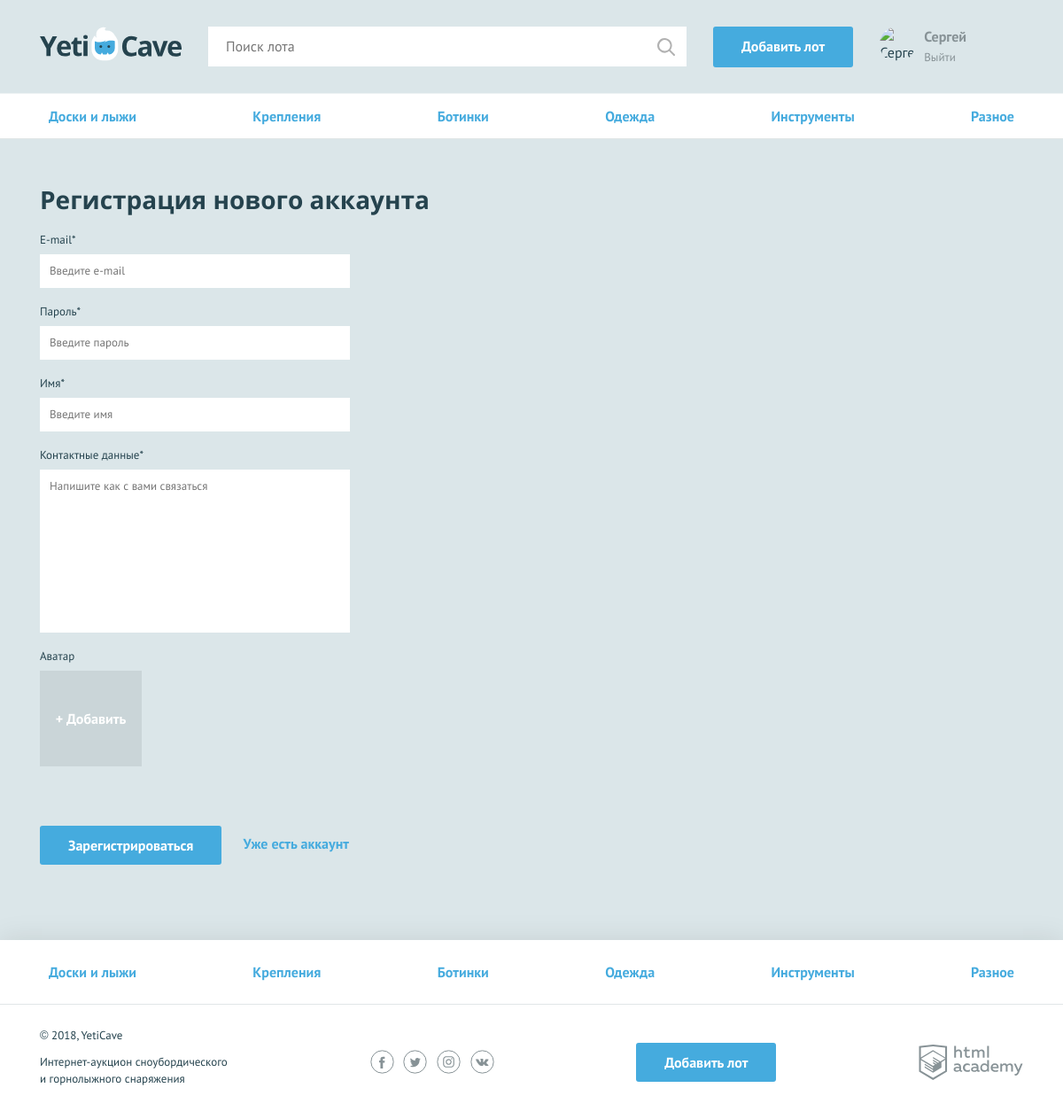
Page /reg.php (signed in) on the committed database.
### tables this page shows
CREATE TABLE categories (
  id INT AUTO_INCREMENT PRIMARY KEY,
  category_name CHAR(64),
  class_name CHAR(64)
);

### functions.php (called while the page is built, shortened)
<?php
    $categories_sql = 'SELECT id, category_name, class_name FROM categories';
    function include_template($name, $data) {
        $name = 'templates/' . $name;
        extract($data);
        require $name;
        $result = ob_get_clean();
        return $result;
    }
    function get_link_db($link, $sql) {
        if (!$link) {
            $error = mysqli_connect_error();
            show_error($content, $error);
        } else {
            $result = mysqli_query($link, $sql);
            if (!$result) {
                $error = mysqli_error($link);
                show_error($content, $error);
            } else {
                return $result;
            }
        }
    }
    function get_data_db($link, $sql, $flag) {
        $link_result = get_link_db($link, $sql);
        if ($link_result) {
            if ($flag == 'list') {
                return $list = mysqli_fetch_all($link_result, MYSQLI_ASSOC);
            }
        }
    }

### templates/layout.php (the view, shortened to what this page needs)
<!DOCTYPE html>
<html lang="ru">
<head>
    <link href="css/normalize.min.css" rel="stylesheet">
    <link href="css/style.css" rel="stylesheet">
</head>
<body>
<div class="page-wrapper">
    <header class="main-header">
        <div class="main-header__container container">
            <a class="main-header__logo">
                <img src="img/logo.svg" width="160" height="39" alt="Логотип компании YetiCave">
            </a>
            <form class="main-header__search" method="get" action="search.php">
                <input type="search" name="search" placeholder="Поиск лота">
                <input class="main-header__search-btn" type="submit" name="find" value="Найти">
            </form>
            <?php if (isset($_SESSION['user'])): ?>
            <a class="main-header__add-lot button" href="add.php">Добавить лот</a>
            <?php endif;?>
            <nav class="user-menu">
                <?php if (isset($_SESSION['user'])): ?>
                        <div class="user-menu__image">
                            <img src="img/<?=$_SESSION['user']['avatar']; ?>" width="40" height="40" alt="<?=strip_tags($_SESSION['user']['user_name']); ?>">
                        </div>
                        <div class="user-menu__logged">
                            <p><?=strip_tags($_SESSION['user']['user_name']); ?></p>
                            <a href="logout.php">Выйти</a>
                        </div>
                    <?php endif;?>
            </nav>
        </div>
    </header>
    <main class="<?php echo ($_SERVER['REQUEST_URI'] == '/') ? 'container' : '' ?>"><?=$content; ?></main>
</div>
<footer class="main-footer">
    <nav class="nav">
        <ul class="nav__list container">
            <?php foreach ($categories_list as $key): ?>
                <li class="nav__item">
                    <a href="all-lots.php?category=<?=$key['id']; ?>"><?=$key['category_name']; ?></a>
                </li>
            <?php endforeach; ?>
        </ul>
    </nav>
    <div class="main-footer__bottom container">
        <div class="main-footer__copyright">
            <p>© 2018, YetiCave</p>
            <p>Интернет-аукцион сноубордического и горнолыжного снаряжения</p>
        </div>
        <div class="main-footer__social social">
            <a class="social__link social__link--facebook" href="#">
            </a>
            <a class="social__link social__link--twitter" href="#">
            </a>
            <a class="social__link social__link--instagram" href="#">
            </a>
            <a class="social__link social__link--vkontakte" href="#">
            </a>
        </div>
        <?php if (isset($_SESSION['user'])): ?>
        <a class="main-footer__add-lot button" href="add.php">Добавить лот</a>
        <?php endif; ?>
        <div class="main-footer__developed-by">
            <a class="logo-academy" href="https://htmlacademy.ru/intensive/php">
            </a>
        </div>
    </div>
</footer>
</body>
</html>

### templates/top-nav.php
<nav class="nav">
    <ul class="nav__list container">
        <?php foreach ($categories_list as $key): ?>
            <li class="nav__item">
                <a href="all-lots.php?category=<?=$key['id']; ?>"><?= $key['category_name']; ?></a>
            </li>
        <?php endforeach; ?>
    </ul>
</nav>

### css/style.css (style rules this page uses)
html, body { height: 100%; }
.page-wrapper { display: flex; flex-direction: column; min-height: 100%; margin-bottom: -202px; }
.page-wrapper::after { content: ""; display: block; }
.page-wrapper::after { height: 85px; }
main { margin-bottom: 202px; }
body { min-width: 1140px; background-color: #dbe6e9; font-family: "PT Sans", sans-serif; font-weight: 400; font-size: 16px; line-height: 26px; color: #25434e; }
a { text-decoration: none; }
.container { width: 1110px; margin: 0 auto; padding: 0 15px; }
.button { display: block; padding: 9px 32px; background-color: #45abde; color: #ffffff; text-align: center; font-weight: 700; border: none; border-radius: 3px; }
.main-header { padding: 30px 0 29px; border-bottom: 1px solid rgba(255, 255, 255, 0.5); }
.main-header__container { display: -webkit-flex; display: -ms-flexbox; display: flex; -webkit-justify-content: flex-start; -ms-flex-pack: start; justify-content: flex-start; }
.main-header__logo { display: block; margin-right: 30px; }
.main-header__search { position: relative; width: 540px; margin-right: 30px; }
.main-header__search input[type="search"] { width: 100%; padding: 8px 19px 9px 19px; border: 1px solid #ffffff; }
.main-header__search-btn { content: ""; position: absolute; top: 3px; right: 3px; width: 20px; height: 20px; padding: 20px; background: url("../img/search.svg") center no-repeat; opacity: 0.3; border: 0; font-size: 0; }
.main-header__add-lot { max-width: 160px; margin-right: 30px; }
.user-menu { display: -webkit-flex; display: -ms-flexbox; display: flex; }
.user-menu__image { width: 40px; height: 40px; margin-right: 10px; border-radius: 50%; overflow: hidden; }
.user-menu__image img { width: 100%; height: 100%; }
.user-menu__logged { color: #879296; line-height: 22px; }
.user-menu__logged p { font-weight: 700; margin: 0; }
.user-menu__logged a { color: #879296; font-size: 13px; font-weight: 400; }
.main-footer { background-color: #ffffff; box-shadow: 0 0 30px 0 rgba(0, 0, 0, 0.1); }
.main-footer__bottom { display: -webkit-flex; display: -ms-flexbox; display: flex; -webkit-justify-content: space-between; -ms-flex-pack: justify; justify-content: space-between; -webkit-align-items: center; -ms-flex-align: center; align-items: center; padding: 25px 0; }
.main-footer__copyright { max-width: 212px; }
.main-footer__copyright p { margin: 0; margin-bottom: 11px; font-size: 13px; line-height: 19px; }
.main-footer__social { width: 140px; }
.social { display: -webkit-flex; display: -ms-flexbox; display: flex; -webkit-justify-content: space-between; -ms-flex-pack: justify; justify-content: space-between; -webkit-flex-wrap: wrap; -ms-flex-wrap: wrap; flex-wrap: wrap; }
.social__link { width: 27px; height: 27px; }
.logo-academy { display: block; width: 118px; height: 40px; }
.nav { background-color: #ffffff; border-bottom: 1px solid #e1e6e7; }
.nav__list { display: -webkit-flex; display: -ms-flexbox; display: flex; -webkit-justify-content: space-between; -ms-flex-pack: justify; justify-content: space-between; -webkit-flex-wrap: wrap; -ms-flex-wrap: wrap; flex-wrap: wrap; list-style: none; }
.nav__item a { position: relative; display: block; padding: 12px 10px; font-weight: 700; color: #45abde; }
.nav__item a::before { content: ""; display: none; position: absolute; bottom: 0; width: calc(100% - 20px); height: 3px; background-color: #e2e5e6; }
.main-footer .nav__item a { padding: 23px 10px; }

### rows in the picture
categories: category_name "Доски и лыжи"
categories: category_name "Крепления"
categories: category_name "Ботинки"
categories: category_name "Одежда"
categories: category_name "Инструменты"
categories: category_name "Разное"

### other values in the picture
strip_tags($_SESSION['user']['user_name']) "Сергей"
